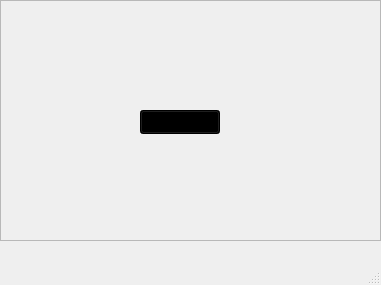
<?xml version="1.0" encoding="UTF-8"?>
<ui version="4.0">
 <class>MainWindow</class>
 <widget class="QMainWindow" name="MainWindow">
  <property name="geometry">
   <rect>
    <x>0</x>
    <y>0</y>
    <width>381</width>
    <height>285</height>
   </rect>
  </property>
  <property name="windowTitle">
   <string>MainWindow</string>
  </property>
  <widget class="QWidget" name="centralwidget">
   <widget class="QFrame" name="frame">
    <property name="geometry">
     <rect>
      <x>0</x>
      <y>0</y>
      <width>381</width>
      <height>241</height>
     </rect>
    </property>
    <property name="frameShape">
     <enum>QFrame::StyledPanel</enum>
    </property>
    <property name="frameShadow">
     <enum>QFrame::Raised</enum>
    </property>
    <widget class="QPushButton" name="pushButton">
     <property name="geometry">
      <rect>
       <x>140</x>
       <y>110</y>
       <width>80</width>
       <height>24</height>
      </rect>
     </property>
     <property name="styleSheet">
      <string notr="true">background-color: rgb(0, 0, 0);</string>
     </property>
     <property name="text">
      <string>PushButton</string>
     </property>
    </widget>
   </widget>
  </widget>
  <widget class="QMenuBar" name="menubar">
   <property name="geometry">
    <rect>
     <x>0</x>
     <y>0</y>
     <width>381</width>
     <height>21</height>
    </rect>
   </property>
  </widget>
  <widget class="QStatusBar" name="statusbar"/>
 </widget>
 <resources/>
 <connections/>
</ui>
